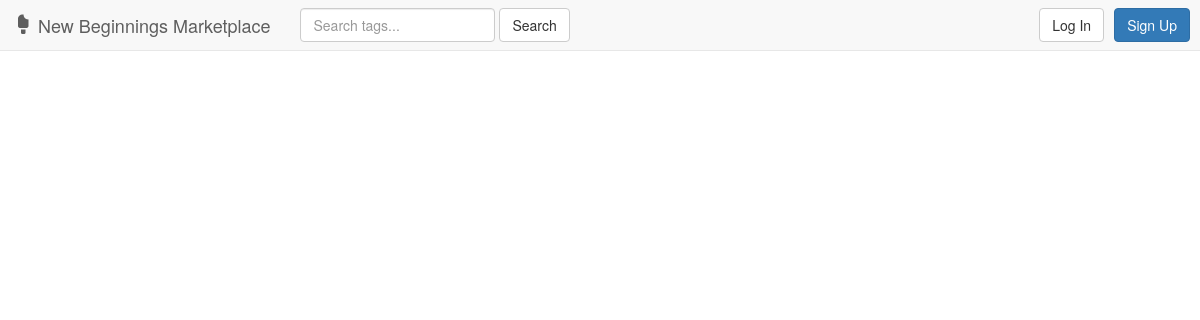
Page /photo/5/ on the earlier database version.
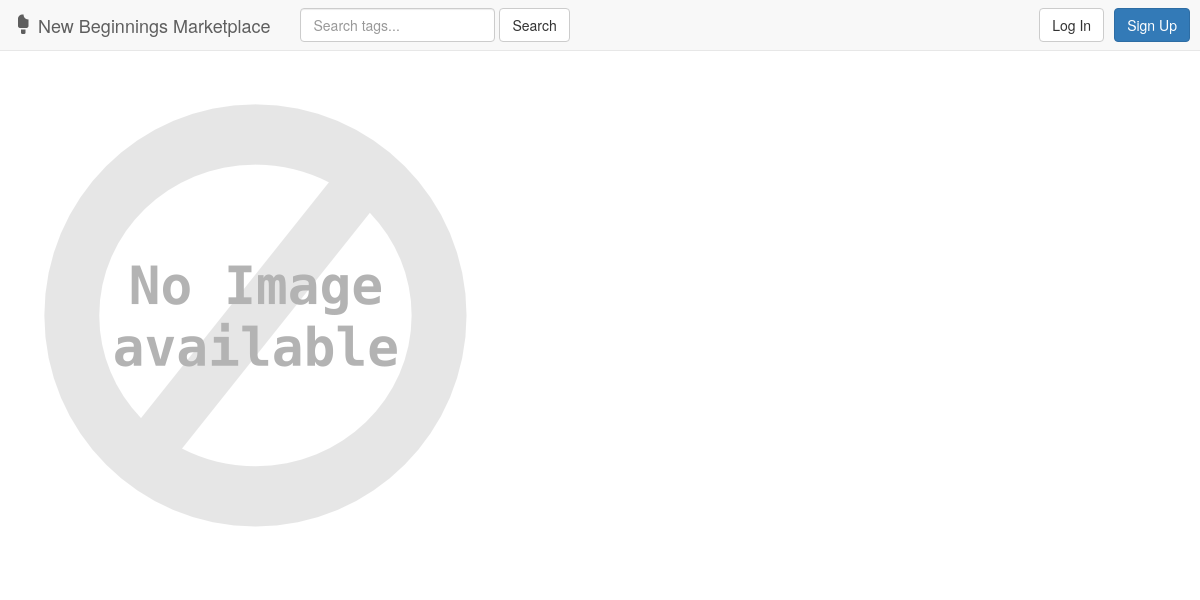
Same page on the later database version.
### marketplace/models.py (models this page shows, shortened)
class Post(models.Model):
    user = models.ForeignKey(User, on_delete=models.CASCADE)
    image = models.ImageField(upload_to='marketplace/static/marketplace/img/', blank=True, default='marketplace/static/marketplace/img/def/default.png')
    name = models.CharField(max_length=25)
    condition = models.CharField(max_length=50)
    quantity = models.PositiveIntegerField(default=1, validators=[MinValueValidator(1)])
    CHOICES = (
        ('Academic', 'Academic'),
        ('Office', 'Office'),
    )
    type = models.CharField(max_length=8, choices=CHOICES)
    course = models.CharField(max_length=20, blank=True)
    tags = TaggableManager(blank=True)

### marketplace/views.py (the view)
# urls.py: url(r'^photo/(?P<post_id>[0-9]+)/$', views.photo, name='photo'),
def photo(request, post_id):
    postobj = Post.objects.filter(id=post_id)
    if request.method == 'POST':
        regform = RegistrationForm(request.POST)
        postform = PostForm(request.POST, request.FILES)
        if regform.is_valid():
            regform.save()
            return redirect('/')
        elif request.user.is_authenticated():
            if postform.is_valid():
                obj = postform.save(commit=False)
                obj.user = request.user
                obj.image = postform.cleaned_data['image']
                obj.save()
                postform.save_m2m()
                return redirect('/')
        else:
            postform = PostForm()
            regform = RegistrationForm()
            context = {
                'post': postobj,
                'regform': regform,
                'postform': postform,
            }
            return login(request, context, template_name='marketplace/err.html')
    else:
        regform = RegistrationForm()
        postform = PostForm()
        context = {
            'post': postobj,
            'regform': regform,
            'postform': postform,
        }
        return render(request, 'marketplace/image.html', context)

### marketplace/forms.py (shortened to what this page needs)
class RegistrationForm(UserCreationForm):
    first_name = forms.CharField(required=True)
    last_name = forms.CharField(required=True)
    degree_or_office = forms.CharField(required=True)
    class Meta:
        model = User
        fields = (
            'username',
            'first_name',
            'last_name',
            'password1',
            'password2',
            'degree_or_office',
        )

class PostForm(forms.ModelForm):
    name = forms.CharField(required=True)
    condition = forms.CharField(required=True)
    type = forms.ChoiceField(choices=Post.CHOICES, required=True)
    quantity = forms.IntegerField(required=True, initial='1', min_value=1)
    class Meta:
        model = Post
        fields = (
            'image',
            'name',
            'condition',
            'quantity',
            'type',
            'course',
            'tags',
        )

### marketplace/templates/marketplace/image.html
{% extends 'marketplace/includes/header.html' %}
{% block body %}
    {% for item in post %}
        <img src='{{ item.image.url }}'>
    {% endfor %}
{% endblock %}

Differences in the rows shown:
added Post: image (placeholder picture)
